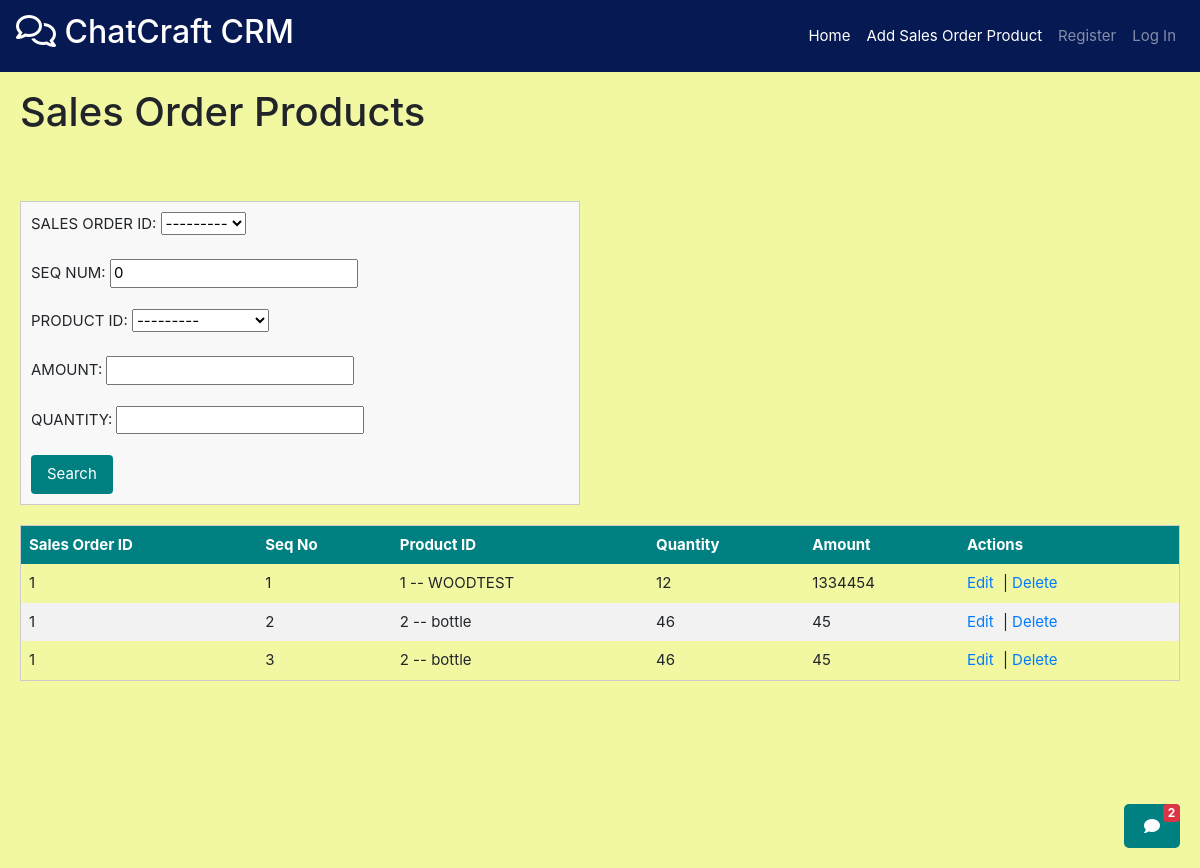
The page /sales_order_products/get/1/ on the database its author committed.
### sales_orders/models.py (models this page shows)
class SalesOrder(models.Model):
    SALES_ORDER_ID=models.AutoField(primary_key=True)
    CUSTOMER_ID=models.ForeignKey(Customer,on_delete=models.CASCADE,db_column="CUSTOMER_ID")
    ORDERDATE = models.DateField(blank=True, null=True)
    AMOUNT=models.IntegerField(default =0 ,null=True,blank = True)
    STATUS = models.CharField(max_length=35,null=True,blank = True)
    def __str__(self):
        return f"{self.SALES_ORDER_ID}"

### products/models.py (models this page shows)
class Product(models.Model):
    PRODUCT_ID=models.AutoField(primary_key=True)
    PRODUCT_NAME = models.CharField(max_length=35,unique = True)
    UOM=models.CharField(max_length=35,null=True,blank=True)
    COST = models.IntegerField(default=0,null=True,blank=True)
    QUANTITY_ON_HAND=models.IntegerField(default = 0,null=True,blank=True)
    STATUS = models.CharField(max_length=35,null = True,blank=True)
    def __str__(self):
        return f"{self.PRODUCT_ID} -- {self.PRODUCT_NAME}"

### sales_order_products/models.py (models this page shows)
class SalesOrderProduct(models.Model):
    SALES_ORDER_ID = models.ForeignKey(
        SalesOrder,
        on_delete=models.CASCADE,
        db_column="SALES_ORDER_ID"
    )
    SEQ_NUM = models.IntegerField(default=0)
    PRODUCT_ID = models.ForeignKey(
        Product,
        on_delete=models.CASCADE,
        db_column="PRODUCT_ID"
    )
    QUANTITY = models.IntegerField(null=True, blank=True)
    AMOUNT = models.IntegerField(null=True, blank=True)
    class Meta:
        models.UniqueConstraint(fields=['SALES_ORDER_ID', 'SEQ_NUM'], name="article_editor_id",)

### sales_order_products/views.py (the view)
# urls.py: path('get/<int:sales_order_id>/',views.getSalesOrderProduct),
def getSalesOrderProduct(request : HttpRequest,sales_order_id):
    data = request.GET
    SalesOrderProduct1 = SalesOrderProduct.objects.filter(SALES_ORDER_ID=sales_order_id)
    filter_fields =["SALES_ORDER_ID", "SEQ_NUM", "PRODUCT_ID", "AMOUNT", "QUANTITY"]
    for field in filter_fields:
        param_value = data.get(field)
        if param_value:
            SalesOrderProduct1 = SalesOrderProduct1.filter(**{field: param_value})
    SalesOrderProduct_list = []
    for OrderProduct in SalesOrderProduct1:
        order_product_details = {
            "SALES_ORDER_ID":str(OrderProduct.SALES_ORDER_ID),
            "SEQ_NUM": OrderProduct.SEQ_NUM,
            "PRODUCT_ID": str(OrderProduct.PRODUCT_ID),
            "AMOUNT": OrderProduct.AMOUNT,
            "QUANTITY": OrderProduct.QUANTITY,
        }
        SalesOrderProduct_list.append(order_product_details)
    OrderProduct_data = json.dumps(SalesOrderProduct_list, indent=4)
    return render(request, 'salesorderproducts/display_sop.html', {'sales_order_products':SalesOrderProduct_list, 'form':SalesOrderProductForm,'sales_order_id':sales_order_id})

### sales_order_products/templates/salesorderproducts/display_sop.html (shortened to what this page needs)
{% extends 'base.html' %}
{% block extra_nav %}
<li class="nav-item">
    <a class="nav-link" href="/sales_order_products/add/{{ sales_order_id }}" style="color: white;">Add Sales Order Product</a>
</li>
{% endblock %}
{% block content %}
<h1 class="page-title">Sales Order Products</h1>
<br><br>
<form method="get" novalidate style="width: 560px;">
    {{ form.as_p }}
    <button type="submit">Search</button>
</form>
<table class="custom-table">
    <thead>
        <tr class="table-header">
            <th>Sales Order ID</th>
            <th>Seq No</th>
            <th>Product ID</th>
            <th>Quantity</th>
            <th>Amount</th>
            <th>Actions</th>
        </tr>
    </thead>
    <tbody>
        {% for sop in sales_order_products %}
        <tr>
            <td>{{ sop.SALES_ORDER_ID }}</td>
            <td>{{ sop.SEQ_NUM }}</td>
            <td>{{ sop.PRODUCT_ID }}</td>
            <td>{{ sop.QUANTITY }}</td>
            <td>{{ sop.AMOUNT }}</td>
            <td>
                <a href="/sales_order_products/edit/{{ sop.SALES_ORDER_ID }}/{{ sop.SEQ_NUM }}/" class="action-link">Edit</a> |
                <a href="/sales_order_products/delete/{{ sop.SALES_ORDER_ID }}/{{ sop.SEQ_NUM }}/" class="action-link">Delete</a>
            </td>
        </tr>
        {% endfor %}
    </tbody>
</table>
{% endblock %}

### rows shown on the page
SalesOrder: SALES_ORDER_ID "---------"
Product: PRODUCT_ID "---------"
SalesOrderProduct: SALES_ORDER_ID "1", SEQ_NUM "1", PRODUCT_ID "1 -- WOODTEST", QUANTITY "12", AMOUNT "1334454"

### other values the page prints
{{ sop.SALES_ORDER_ID }} "1" "1"
{{ sop.SEQ_NUM }} "2" "3"
{{ sop.PRODUCT_ID }} "2 -- bottle" "2 -- bottle"
{{ sop.QUANTITY }} "46" "46"
{{ sop.AMOUNT }} "45" "45"
